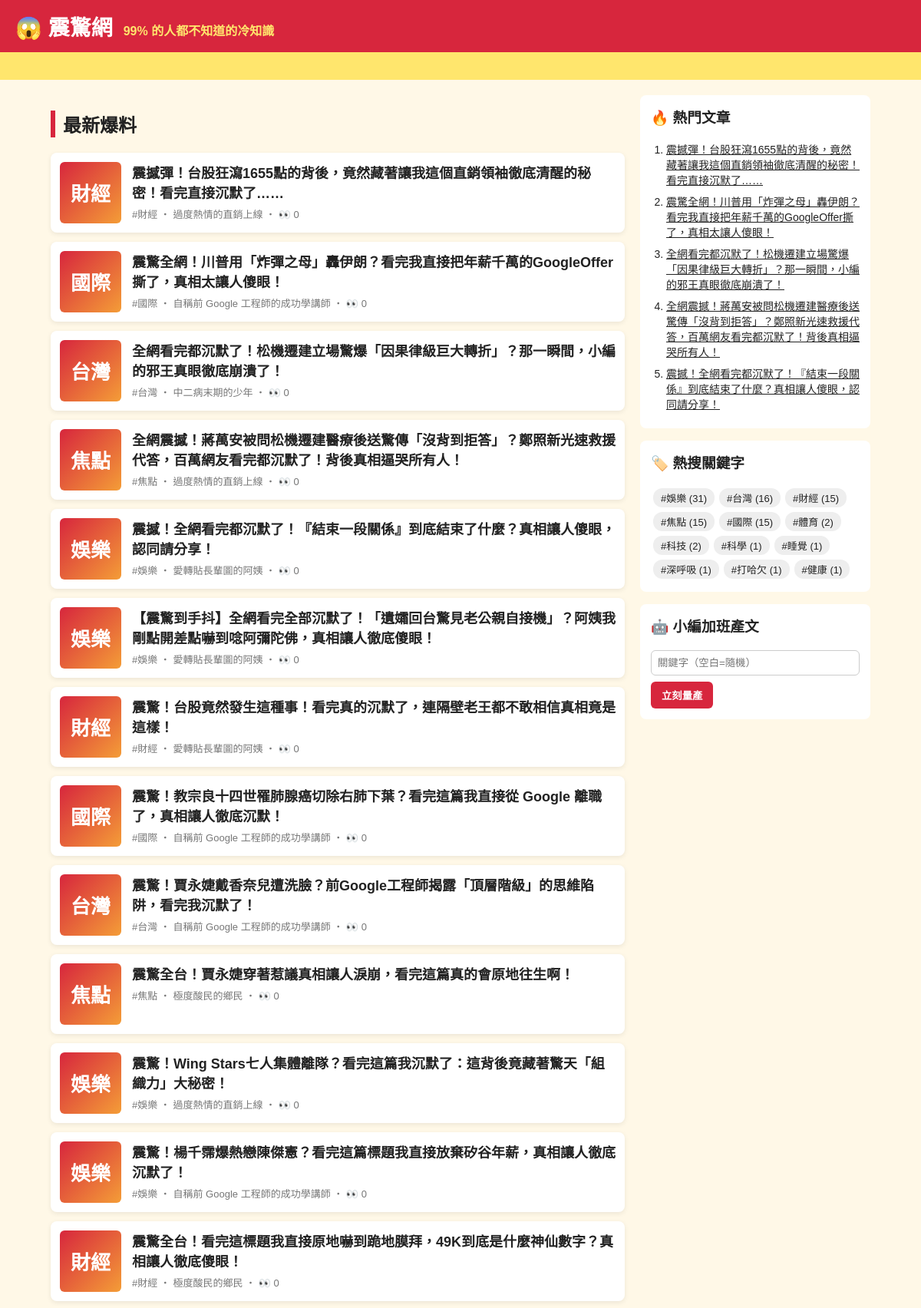
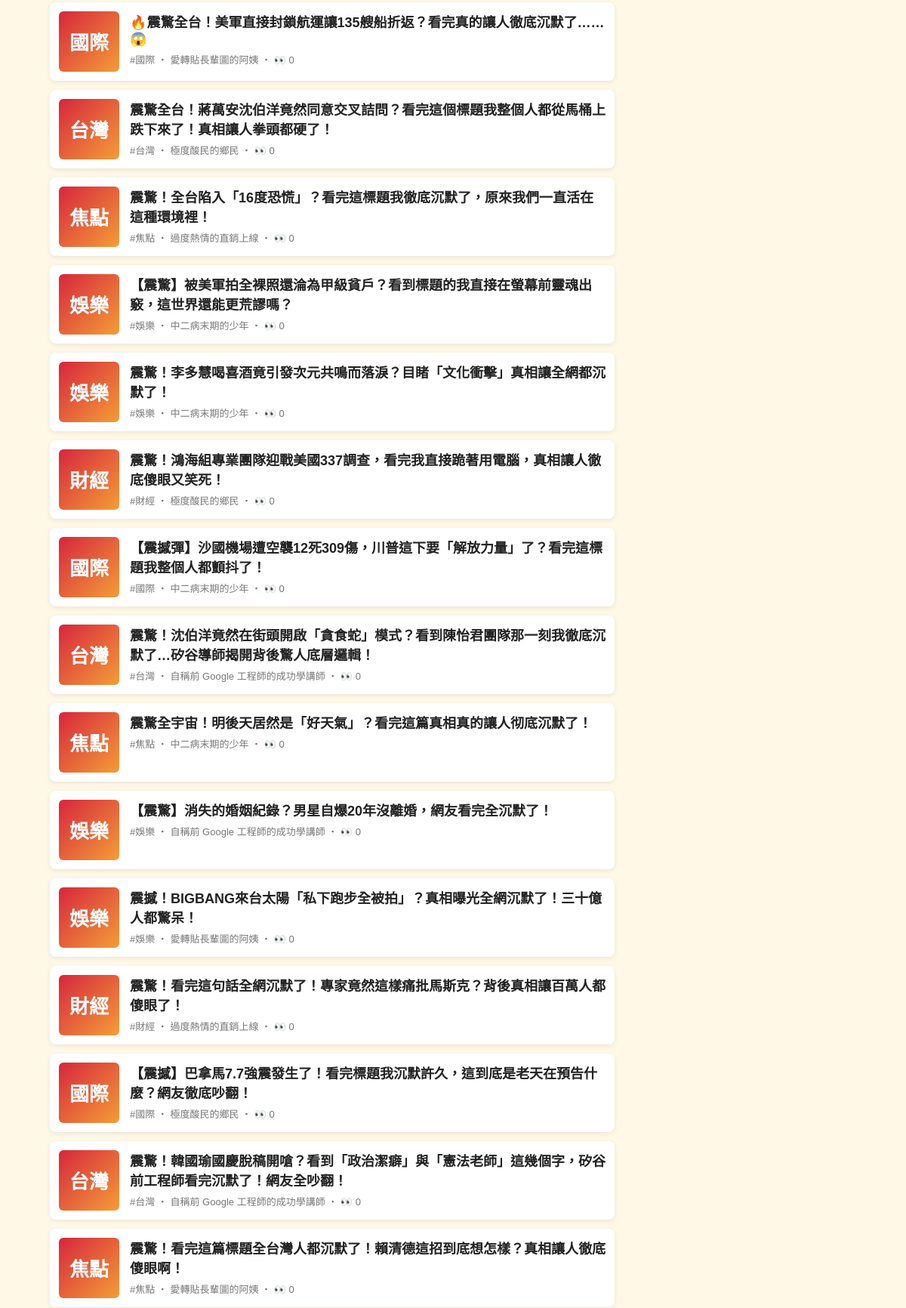
The page / (upper part) on the database its author committed (2 pictures, top to bottom).
### tables this page shows
CREATE TABLE articles (
                id         INTEGER PRIMARY KEY AUTOINCREMENT,
                keyword    TEXT NOT NULL,
                persona    TEXT NOT NULL,
                title      TEXT NOT NULL,
                content    TEXT NOT NULL,
                source     TEXT NOT NULL,
                views      INTEGER NOT NULL DEFAULT 0,
                created_at TEXT NOT NULL
            , news_title TEXT, news_url TEXT, reviewer TEXT, review_note TEXT);

### app.py (the view)
@app.route("/")
def index():
    return render_template("index.html", articles=db.list_articles(), heading="最新爆料")

### app.py (called while the page is built)
@app.context_processor
def sidebar():
    return {"hot": db.hot_articles(), "tags": db.keywords(), "static_site": app.config["STATIC_SITE"]}

### db.py (called while the page is built)
def connect():
    conn = sqlite3.connect(DB_PATH)
    conn.row_factory = sqlite3.Row
    return conn

def list_articles(limit=50, keyword=None):
    with connect() as conn:
        if keyword:
            return conn.execute(
                "SELECT * FROM articles WHERE keyword = ? ORDER BY id DESC LIMIT ?", (keyword, limit)
            ).fetchall()
        return conn.execute("SELECT * FROM articles ORDER BY id DESC LIMIT ?", (limit,)).fetchall()

def hot_articles(limit=5):
    with connect() as conn:
        return conn.execute("SELECT * FROM articles ORDER BY views DESC, id DESC LIMIT ?", (limit,)).fetchall()

def keywords():
    with connect() as conn:
        return conn.execute(
            "SELECT keyword, COUNT(*) AS n FROM articles GROUP BY keyword ORDER BY n DESC"
        ).fetchall()

### templates/index.html
{% extends "base.html" %}
{% block content %}
<h2 class="heading">{{ heading }}</h2>
{% for a in articles %}
  <a class="card" href="{{ url_for('article', article_id=a.id) }}">
    <div class="thumb">{{ a.keyword[:2] }}</div>
    <div>
      <h3>{{ a.title }}</h3>
      <p class="meta">#{{ a.keyword }} ‧ {{ a.persona }}{% if not static_site %} ‧ 👀 {{ a.views }}{% endif %}</p>
    </div>
  </a>
{% else %}
  <p class="empty">還沒有文章。執行 <code>python generator.py -n 5</code> 或用右邊按鈕開始量產。</p>
{% endfor %}
{% endblock %}

### templates/base.html (shortened to what this page needs)
<!doctype html>
<html lang="zh-Hant">
<head>
  <link rel="stylesheet" href="{{ url_for('static', filename='style.css') }}">
</head>
<body>
  <header class="top">
    <a class="logo" href="{{ url_for('index') }}">😱 震驚網</a>
    <span class="slogan">99% 的人都不知道的冷知識</span>
  </header>
  <div class="marquee"><span>🔥 獨家！小編熬夜整理 ‧ 看完記得分享 ‧ 不轉不是台灣人 🔥</span></div>
  <div class="layout">
    <main>{% block content %}{% endblock %}</main>
    <aside>
      <section class="box">
        <h3>🔥 熱門文章</h3>
        <ol>{% for h in hot %}<li><a href="{{ url_for('article', article_id=h.id) }}">{{ h.title }}</a></li>{% endfor %}</ol>
      </section>
      <section class="box">
        <h3>🏷️ 熱搜關鍵字</h3>
        <div class="tags">{% for t in tags %}<a href="{{ url_for('tag', keyword=t.keyword) }}">#{{ t.keyword }} ({{ t.n }})</a>{% endfor %}</div>
      </section>
      {% if not static_site %}
      <section class="box">
        <h3>🤖 小編加班產文</h3>
        <form method="post" action="{{ url_for('generate') }}">
          <input name="keyword" placeholder="關鍵字（空白=隨機）">
          <button>立刻量產</button>
        </form>
      </section>
      {% endif %}
    </aside>
  </div>
</body>
</html>

### static/style.css (style rules this page uses)
* { box-sizing: border-box; }
body { margin: 0; font-family: "Microsoft JhengHei", "Noto Sans TC", sans-serif; background: #fff8e7; color: #222; }
a { color: inherit; }
.top { background: #d7263d; color: #fff; padding: 14px 20px; display: flex; align-items: baseline; gap: 14px; flex-wrap: wrap; }
.logo { font-size: 28px; font-weight: 900; text-decoration: none; }
.slogan { color: #ffe66d; font-weight: bold; }
.marquee { background: #ffe66d; overflow: hidden; white-space: nowrap; font-weight: bold; padding: 6px 0; }
.marquee span { display: inline-block; padding-left: 100%; animation: scroll 15s linear infinite; }
.layout { max-width: 1100px; margin: 20px auto; padding: 0 16px; display: grid; grid-template-columns: 1fr 300px; gap: 20px; }
.heading { border-left: 6px solid #d7263d; padding-left: 10px; }
.card { display: flex; gap: 14px; background: #fff; border-radius: 8px; padding: 12px; margin-bottom: 12px; text-decoration: none; box-shadow: 0 2px 6px rgba(0,0,0,.08); }
.card h3 { margin: 0 0 6px; font-size: 18px; }
.thumb { flex: 0 0 80px; height: 80px; border-radius: 6px; background: linear-gradient(135deg, #d7263d, #f49d37); color: #fff; font-size: 26px; font-weight: 900; display: grid; place-items: center; }
.meta { color: #777; font-size: 13px; margin: 0; }
.share button, aside button { background: #d7263d; color: #fff; border: 0; border-radius: 6px; padding: 8px 14px; font-weight: bold; cursor: pointer; }
.box { background: #fff; border-radius: 8px; padding: 14px; margin-bottom: 16px; }
.box h3 { margin-top: 0; }
.box ol { padding-left: 20px; margin: 0; }
.box li { margin-bottom: 8px; font-size: 14px; }
.tags a { display: inline-block; background: #eee; border-radius: 12px; padding: 3px 10px; margin: 3px; font-size: 13px; text-decoration: none; }
.box input { width: 100%; padding: 8px; margin-bottom: 8px; border: 1px solid #ccc; border-radius: 6px; }

### rows shown on the page
articles: keyword "財經", title "震撼彈！台股狂瀉1655點的背後，竟然藏著讓我這個直銷領袖徹底清醒的秘密！看完直接沉默了……", persona "過度熱情的直銷上線", views "0"
articles: keyword "國際", title "震驚全網！川普用「炸彈之母」轟伊朗？看完我直接把年薪千萬的GoogleOffer撕了，真相太讓人傻眼！", persona "自稱前 Google 工程師的成功學講師", views "0"
articles: keyword "台灣", title "全網看完都沉默了！松機遷建立場驚爆「因果律級巨大轉折」？那一瞬間，小編的邪王真眼徹底崩潰了！", persona "中二病末期的少年", views "0"
articles: keyword "焦點", title "全網震撼！蔣萬安被問松機遷建醫療後送驚傳「沒背到拒答」？鄭照新光速救援代答，百萬網友看完都沉默了！背後真相逼哭所有人！", persona "過度熱情的直銷上線", views "0"
articles: keyword "娛樂", title "震撼！全網看完都沉默了！『結束一段關係』到底結束了什麼？真相讓人傻眼，認同請分享！", persona "愛轉貼長輩圖的阿姨", views "0"
articles: keyword "娛樂", title "【震驚到手抖】全網看完全部沉默了！「遺孀回台驚見老公親自接機」？阿姨我剛點開差點嚇到唸阿彌陀佛，真相讓人徹底傻眼！", persona "愛轉貼長輩圖的阿姨", views "0"
articles: keyword "財經", title "震驚！台股竟然發生這種事！看完真的沉默了，連隔壁老王都不敢相信真相竟是這樣！", persona "愛轉貼長輩圖的阿姨", views "0"
articles: keyword "國際", title "震驚！教宗良十四世罹肺腺癌切除右肺下葉？看完這篇我直接從 Google 離職了，真相讓人徹底沉默！", persona "自稱前 Google 工程師的成功學講師", views "0"
articles: keyword "台灣", title "震驚！賈永婕戴香奈兒遭洗臉？前Google工程師揭露「頂層階級」的思維陷阱，看完我沉默了！", persona "自稱前 Google 工程師的成功學講師", views "0"
articles: keyword "焦點", title "震驚全台！賈永婕穿著惹議真相讓人淚崩，看完這篇真的會原地往生啊！", persona "極度酸民的鄉民", views "0"
articles: keyword "娛樂", title "震驚！Wing Stars七人集體離隊？看完這篇我沉默了：這背後竟藏著驚天「組織力」大秘密！", persona "過度熱情的直銷上線", views "0"
articles: keyword "娛樂", title "震驚！楊千霈爆熱戀陳傑憲？看完這篇標題我直接放棄矽谷年薪，真相讓人徹底沉默了！", persona "自稱前 Google 工程師的成功學講師", views "0"
articles: keyword "財經", title "震驚全台！看完這標題我直接原地嚇到跪地膜拜，49K到底是什麼神仙數字？真相讓人徹底傻眼！", persona "極度酸民的鄉民", views "0"
articles: keyword "國際", title "🔥震驚全台！美軍直接封鎖航運讓135艘船折返？看完真的讓人徹底沉默了……😱", persona "愛轉貼長輩圖的阿姨", views "0"
articles: keyword "台灣", title "震驚全台！蔣萬安沈伯洋竟然同意交叉詰問？看完這個標題我整個人都從馬桶上跌下來了！真相讓人拳頭都硬了！", persona "極度酸民的鄉民", views "0"
articles: keyword "焦點", title "震驚！全台陷入「16度恐慌」？看完這標題我徹底沉默了，原來我們一直活在這種環境裡！", persona "過度熱情的直銷上線", views "0"
articles: keyword "娛樂", title "【震驚】被美軍拍全裸照還淪為甲級貧戶？看到標題的我直接在螢幕前靈魂出竅，這世界還能更荒謬嗎？", persona "中二病末期的少年", views "0"
articles: keyword "娛樂", title "震驚！李多慧喝喜酒竟引發次元共鳴而落淚？目睹「文化衝擊」真相讓全網都沉默了！", persona "中二病末期的少年", views "0"
articles: keyword "財經", title "震驚！鴻海組專業團隊迎戰美國337調查，看完我直接跪著用電腦，真相讓人徹底傻眼又笑死！", persona "極度酸民的鄉民", views "0"
articles: keyword "國際", title "【震撼彈】沙國機場遭空襲12死309傷，川普這下要「解放力量」了？看完這標題我整個人都顫抖了！", persona "中二病末期的少年", views "0"
articles: keyword "台灣", title "震驚！沈伯洋竟然在街頭開啟「貪食蛇」模式？看到陳怡君團隊那一刻我徹底沉默了…矽谷導師揭開背後驚人底層邏輯！", persona "自稱前 Google 工程師的成功學講師", views "0"
articles: keyword "焦點", title "震驚全宇宙！明後天居然是「好天氣」？看完這篇真相真的讓人彻底沉默了！", persona "中二病末期的少年", views "0"
articles: keyword "娛樂", title "【震驚】消失的婚姻紀錄？男星自爆20年沒離婚，網友看完全沉默了！", persona "自稱前 Google 工程師的成功學講師", views "0"
articles: keyword "娛樂", title "震撼！BIGBANG來台太陽「私下跑步全被拍」？真相曝光全網沉默了！三十億人都驚呆！", persona "愛轉貼長輩圖的阿姨", views "0"
articles: keyword "財經", title "震驚！看完這句話全網沉默了！專家竟然這樣痛批馬斯克？背後真相讓百萬人都傻眼了！", persona "過度熱情的直銷上線", views "0"
articles: keyword "國際", title "【震撼】巴拿馬7.7強震發生了！看完標題我沉默許久，這到底是老天在預告什麼？網友徹底吵翻！", persona "極度酸民的鄉民", views "0"
articles: keyword "台灣", title "震驚！韓國瑜國慶脫稿開嗆？看到「政治潔癖」與「憲法老師」這幾個字，矽谷前工程師看完沉默了！網友全吵翻！", persona "自稱前 Google 工程師的成功學講師", views "0"
articles: keyword "焦點", title "震驚！看完這篇標題全台灣人都沉默了！賴清德這招到底想怎樣？真相讓人徹底傻眼啊！", persona "愛轉貼長輩圖的阿姨", views "0"

### other values the page prints
{{ heading }} "最新爆料"
{{ t.keyword }} "娛樂" "台灣" "財經" "焦點" "國際" "體育" "科技" "科學" "睡覺" "深呼吸" "打哈欠" "健康"
{{ t.n }} "31" "16" "15" "15" "15" "2" "2" "1" "1" "1" "1" "1"
